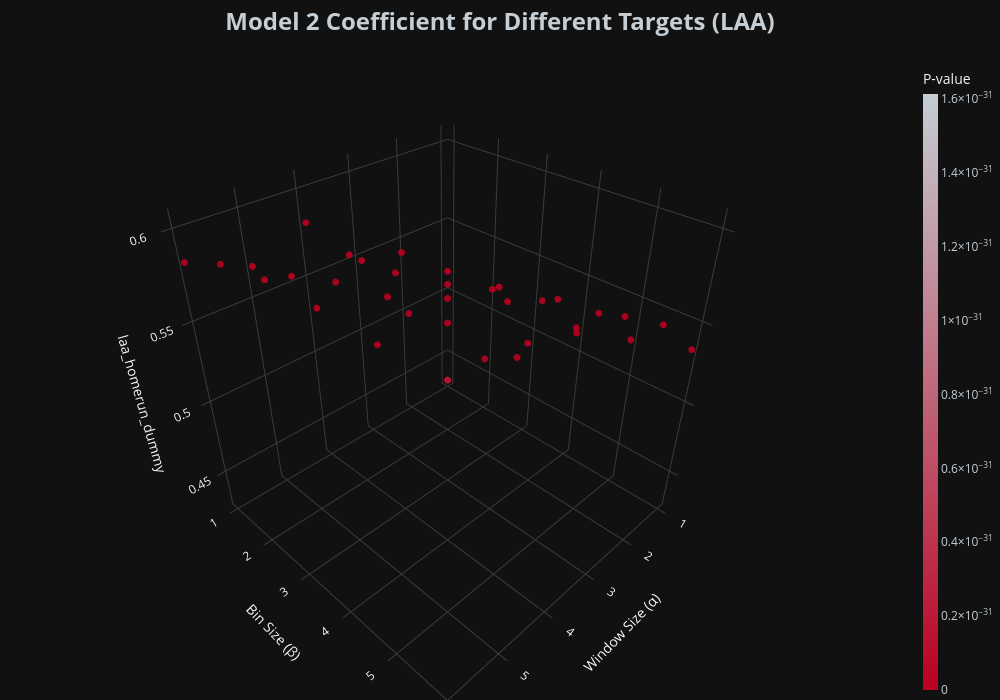

Notebook cell for this chart:
### Code cell
# Plot home run beta for LAA

fig = graph_model_stats(
    laa_m2_stats_df,
    stat_type='beta',
    title='Model 2 Coefficient',
    z='laa_homerun_dummy',
    gradient='p_value',
    team='LAA'
)

fig.show()

### Figure 1 — Plotly figure (JSON) as saved in the notebook; plotly's stock layout.template omitted (floating-point values rounded to 4 significant figures)
{"data": [{"marker": {"color": [1.613e-31, 3.689e-35, 2.219e-39, 5.136e-43, 1.045e-44, 1.775e-45, 2.722e-35, 1.879e-40, 1.123e-44, 5.922e-46, 1.822e-46, 1.795e-46, 4.087e-42, 2.559e-47, 9.954e-48, 7.143e-48, 2.971e-47, 1.109e-45, 2.685e-46, 5.265e-48, 5.72e-48, 5.927e-47, 7.005e-45, 7.805e-44, 5.073e-46, 4.418e-47, 1.942e-45, 6.7e-43, 7.984e-42, 1.247e-41, 5.329e-45, 8.568e-43, 4.715e-40, 2.739e-39, 1.524e-39, 1.292e-38], "colorbar": {"thickness": 15, "tickfont": {"color": "#C4CED4"}, "title": {"text": "P-value"}}, "colorscale": [[0, "#BA0021"], [1, "#C4CED4"]], "opacity": 0.9, "showscale": true, "size": 4}, "mode": "markers", "type": "scatter3d", "x": [1, 1, 1, 1, 1, 1, 2, 2, 2, 2, 2, 2, 3, 3, 3, 3, 3, 3, 4, 4, 4, 4, 4, 4, 5, 5, 5, 5, 5, 5, 6, 6, 6, 6, 6, 6], "y": [1, 2, 3, 4, 5, 6, 1, 2, 3, 4, 5, 6, 1, 2, 3, 4, 5, 6, 1, 2, 3, 4, 5, 6, 1, 2, 3, 4, 5, 6, 1, 2, 3, 4, 5, 6], "z": [0.4294, 0.4641, 0.4923, 0.5149, 0.5259, 0.5357, 0.4988, 0.5237, 0.5434, 0.55, 0.5569, 0.5654, 0.5486, 0.5657, 0.5671, 0.5715, 0.5787, 0.5843, 0.5828, 0.5764, 0.5791, 0.5862, 0.5915, 0.5939, 0.57, 0.5773, 0.5873, 0.5937, 0.5961, 0.5967, 0.5845, 0.596, 0.6015, 0.6026, 0.602, 0.6042]}], "layout": {"height": 700, "margin": {"b": 0, "l": 0, "r": 0, "t": 60}, "paper_bgcolor": "#111111", "scene": {"aspectmode": "cube", "bgcolor": "#111111", "xaxis": {"gridcolor": "rgb(60, 60, 60)", "showbackground": false, "title": {"text": "Window Size (α)"}}, "yaxis": {"gridcolor": "rgb(60, 60, 60)", "showbackground": false, "title": {"text": "Bin Size (β)"}}, "zaxis": {"gridcolor": "rgb(60, 60, 60)", "showbackground": false, "title": {"text": "laa_homerun_dummy"}}}, "showlegend": false, "title": {"font": {"color": "#C4CED4", "size": 24}, "text": "<b>Model 2 Coefficient for Different Targets (LAA)</b>", "x": 0.5, "xanchor": "center"}, "width": 1000}}
